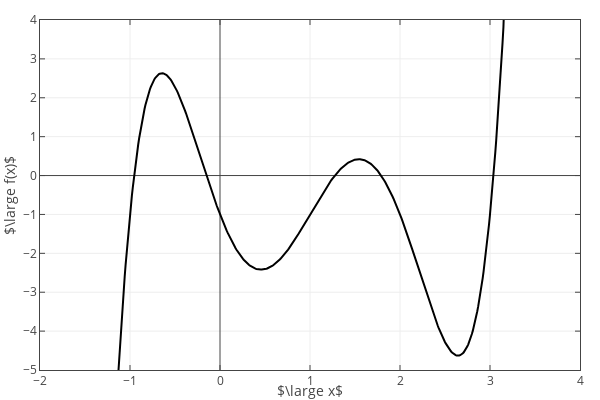

Source (notebook cell):
### Code cell
layout = go.Layout(
    xaxis=dict(
        range = [-2, 4],
#         exponentformat = 'power',
        ticks = 'inside',
        dtick = 1,
        mirror = 'ticks',
        title = '$\large x$',
#         ticktext=['$-2\pi$', '$-\pi$', 0, '$\pi$', '$2\pi$'],
#         tickvals=[-2*np.pi, -np.pi, 0, np.pi, 2*np.pi],
#         type = 'log',
#         titlefont=dict(
#             family='Arial'
#             size=25
#             color='#7f7f7f'
#         ),
#         tickfont=dict(
#             family='Times New Roman',
#             size=18
#             color='#7f7f7f'
#         ),
#         automargin=True,
        showline=True,
        zeroline=True,
        showticklabels=True,
        showgrid=True
#     rangeselector=dict(
#             buttons=list([
#                 dict(count=1,
#                      label='1m',
#                      step='month',
#                      stepmode='backward'),
#                 dict(count=6,
#                      label='6m',
#                      step='month',
#                      stepmode='backward'),
#                 dict(count=1,
#                     label='YTD',
#                     step='year',
#                     stepmode='todate'),
#                 dict(count=1,
#                     label='1y',
#                     step='year',
#                     stepmode='backward'),
#                 dict(step='all')
#             ])
#         ),
#         rangeslider=dict(
#             visible = True
#         )
    ),
    yaxis=dict(
        range = [-5, 4],
#         exponentformat = 'power',
        ticks = 'inside',
        dtick = 1,
        mirror = 'ticks',
        title = '$\large f(x)$',
#         type = 'log',
#         titlefont=dict(
#             family='Arial'
#             size=20
#             color='#7f7f7f'
#         ),
#         tickfont=dict(
#             family='Times New Roman',
#             size=18
#             color='#7f7f7f'
#         ),
#         automargin=True,
        showline=True,
        zeroline=True,
        showticklabels=True,
        showgrid=True 
    ),
#     legend=dict(
#         x=0.35,
#         y=0.95,
#         traceorder='normal',
# #         font=dict(
# #             family='Arial',
# #             size=18
# #             color='blue'
# #         ),
# #         bgcolor='#E2E2E2',
# #         bordercolor='black',
# #         borderwidth=1
#     ),
    showlegend=False,
    autosize=False,
    width=600,
    height=400,
    margin=go.layout.Margin(
        l=40,
        r=20,
        b=30,
        t=20,
        pad=0
    )
)
fig = go.Figure(data=[trace0], layout=layout)
# py.iplot(fig, filename='Fig1-15')
iplot(fig)
pio.write_image(fig, 'C:/Users/garyh/OneDrive/TEXTBOOK/NC/fig1-15.png', format='png', scale=5)
print("Done saving image!")

### Figure 1 — Plotly figure (JSON) as saved in the notebook; plotly's stock layout.template omitted (floating-point values rounded to 4 significant figures; data arrays with more than 128 entries replaced by an {"elided": "..."} marker saying what was removed)
{"data": [{"line": {"color": "black", "width": 2}, "mode": "lines", "type": "scatter", "uid": "71eb7bea-df32-42fd-9f13-ce347cd974d0", "x": {"elided": "500 float values"}, "y": {"elided": "500 float values"}}], "layout": {"autosize": false, "height": 400, "margin": {"b": 30, "l": 40, "pad": 0, "r": 20, "t": 20}, "showlegend": false, "width": 600, "xaxis": {"dtick": 1, "mirror": "ticks", "range": [-2, 4], "showgrid": true, "showline": true, "showticklabels": true, "ticks": "inside", "title": "$\\large x$", "zeroline": true}, "yaxis": {"dtick": 1, "mirror": "ticks", "range": [-5, 4], "showgrid": true, "showline": true, "showticklabels": true, "ticks": "inside", "title": "$\\large f(x)$", "zeroline": true}}}
